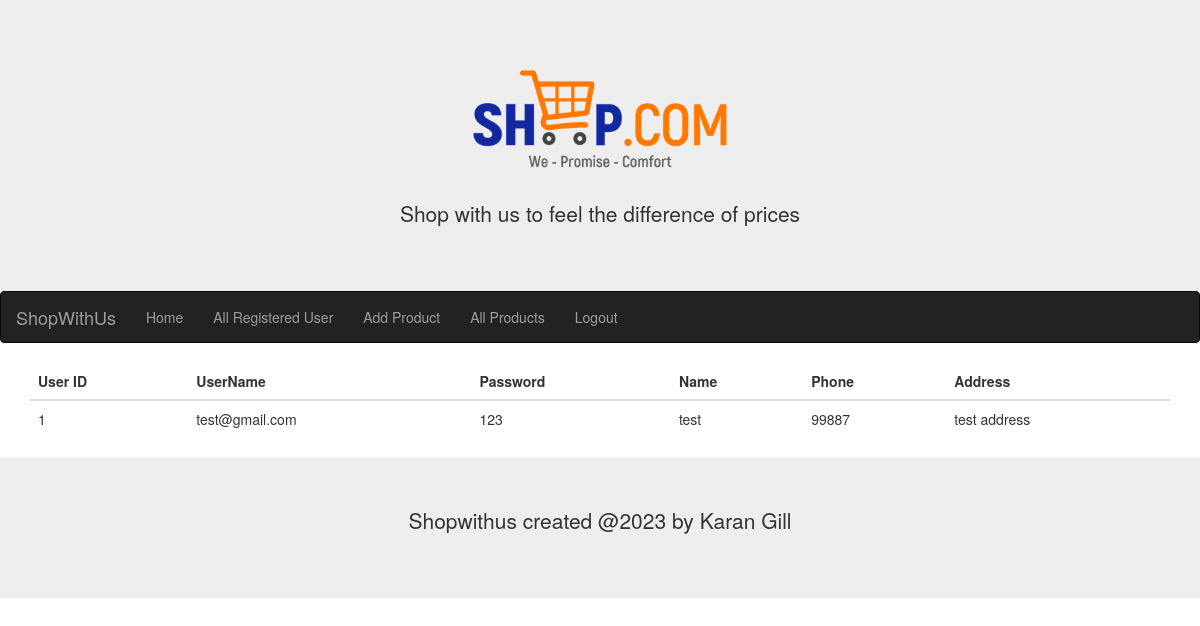
Screenshot of /registers.php (signed in) with the database file from the repository.
### tables this page shows
CREATE TABLE IF NOT EXISTS `register` (
  `id` int(11) NOT NULL AUTO_INCREMENT,
  `username` varchar(200) NOT NULL,
  `password` varchar(200) NOT NULL,
  `name` varchar(200) NOT NULL,
  `phone` varchar(20) NOT NULL,
  `address` text NOT NULL,
  PRIMARY KEY (`id`)
);

### dbconn.php (called while the page is built, shortened)
<?php
$con=mysqli_connect("localhost","root","","startwithus");
function getTable($query)
{
    global $con;
   $result=mysqli_query($con,$query);
    return $result;
}
?>

### registers.php (the view, shortened to what this page needs)
<?php
        include "header.php";
    include "dbconn.php";
    $query = "SELECT * from register";
    $result = getTable($query);
?>
<div class="container table-responsive">
  <table class="table">
    <thead>
        <tr>
            <th>User ID</th>
            <th>UserName</th>
            <th>Password</th>
            <th>Name</th>
            <th>Phone</th>
            <th>Address</th>
        </tr>
    </thead>
    <tbody>
<?php
    while ($row =mysqli_fetch_array($result))
    {
        ?>
        <tr>
            <td><?php echo $row['id'] ?></td>
            <td><?php echo $row['username'] ?></td>
            <td><?php echo $row['password'] ?></td>
            <td><?php echo $row['name'] ?></td>
            <td><?php echo $row['phone'] ?></td>
            <td><?php echo $row['address'] ?></td>
        </tr>
        <?php
    }
?>
    </tbody>
</table>
</div>
    <?php
    include "footer.php";
    ?>

### rows the page displays
register: id "1", username "test@gmail.com", password "123", name "test", phone "99887", address "test address"
